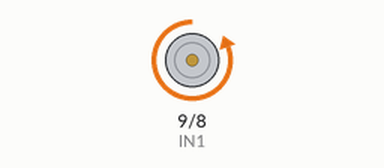
This sketch was run on a simulated Arduino Uno, built with avr-gcc and run on an emulated ATmega328P. Parts: motor-driver pin pairs drawn as motors (green arrow = first pin HIGH = forward, orange = second pin HIGH = backward, longer = more drive, scaled by the enable pin).

Above: at 0.2 s.
At 1.2 s:
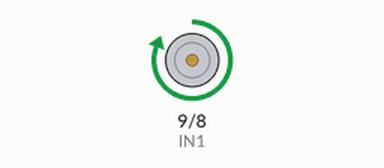
At 3.7 s:
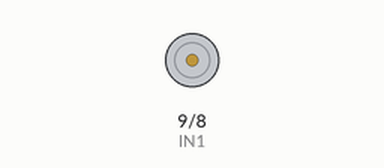
Timing chart, 0 to 4.6 s (numbered marks = the images above):
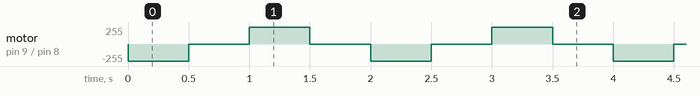

Measured:
- by itself, motor on pin 9 (IN1) / pin 8 (IN2): repeats every 2.0 s: stopped 0.50 s, forward 255/255 0.50 s, stopped 0.50 s, backward 255/255 0.50 s

The sketch:

right_wheel_rotation.ino
```cpp
//www.elegoo.com
//2016.09.12

/*In1 connected to the 9 pin,
 In2 connected to the 8 pin, ENA pin 10,*/
int ENA=10;
int IN1=9;
int IN2=8;
void setup()
{
  pinMode(IN1,OUTPUT);
  pinMode(IN2,OUTPUT);
  pinMode(ENA,OUTPUT);
  digitalWrite(ENA,HIGH);
}
void loop()
{
  digitalWrite(IN1,LOW);
  digitalWrite(IN2,HIGH);        //Right wheel forward
  delay(500);
  digitalWrite(IN1,LOW);
  digitalWrite(IN2,LOW);         //Right wheel stop
  delay(500);
  digitalWrite(IN1,HIGH);
  digitalWrite(IN2,LOW);         //Right wheel back
  delay(500);
  digitalWrite(IN1,LOW);
  digitalWrite(IN2,LOW);         //Right wheel stop
  delay(500);
}
```
